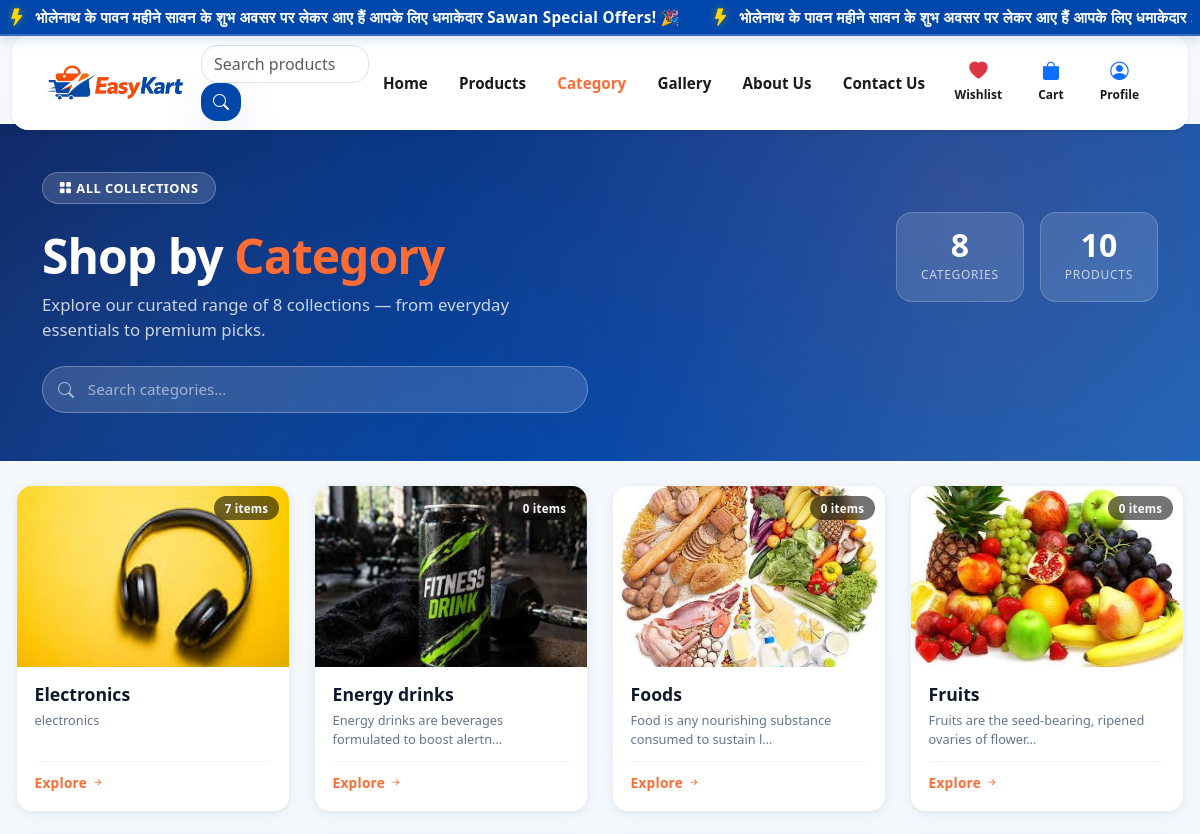
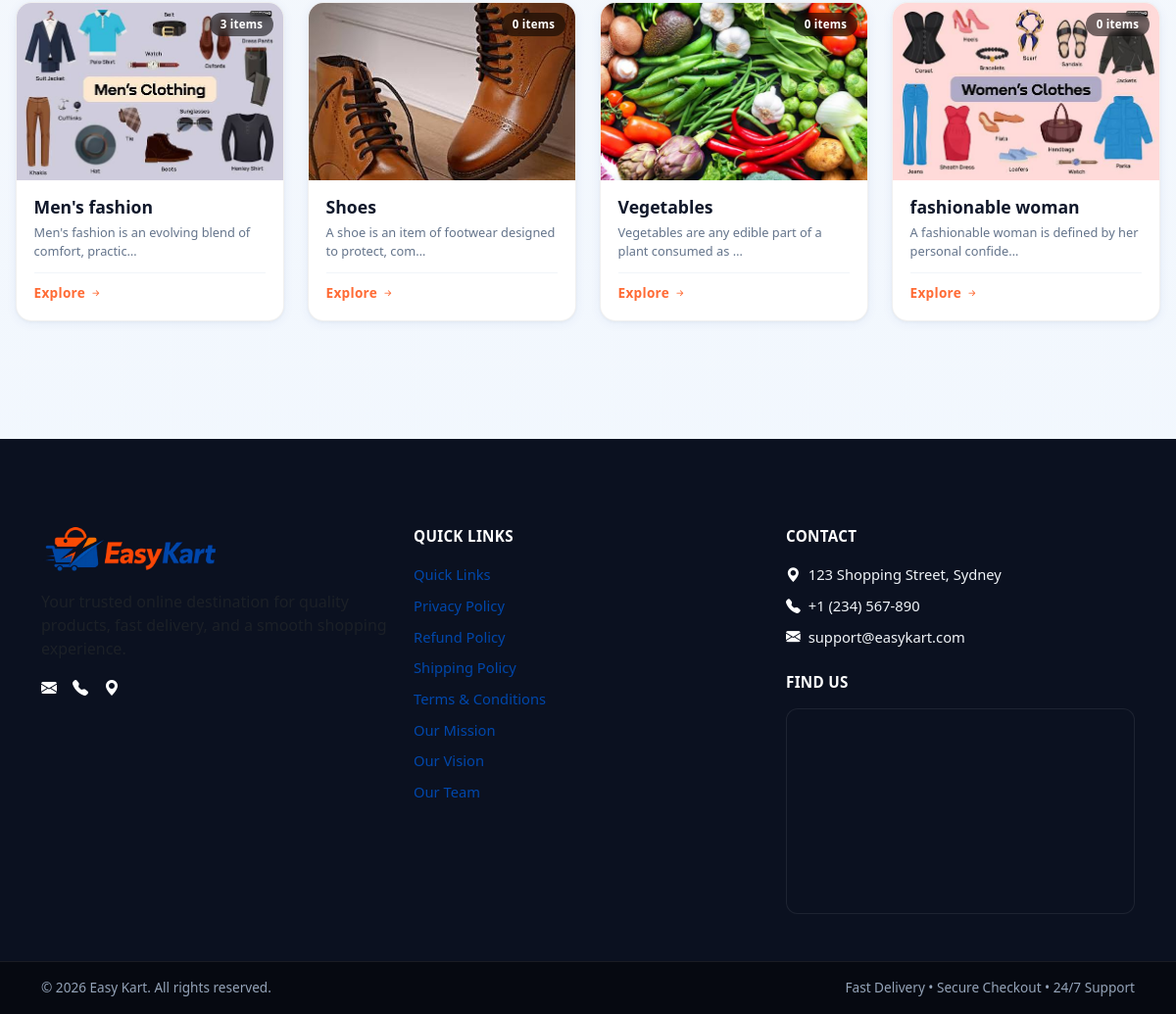
The page /category/ on the database its author committed (2 pictures, top to bottom).
### easy_kart/models.py (models this page shows, shortened)
class Announcement(models.Model):
    title = models.CharField(max_length=255)
    message = models.TextField()
    is_active = models.BooleanField(default=True)
    start_at = models.DateTimeField(null=True, blank=True)
    end_at = models.DateTimeField(null=True, blank=True)
    created_at = models.DateTimeField(auto_now_add=True)
    class Meta:
        ordering = ["-created_at"]

class Category(models.Model):
    name = models.CharField(max_length=200, unique=True)
    slug = models.SlugField(max_length=200, unique=True)
    description = models.TextField(blank=True, null=True)
    image = models.ImageField(upload_to="categories/", blank=True, null=True)
    is_active = models.BooleanField(default=True)
    created_at = models.DateTimeField(auto_now_add=True)
    updated_at = models.DateTimeField(auto_now=True)
    class Meta:
        verbose_name_plural = "Categories"
        ordering = ['name']

### easy_kart/views.py (the view)
# urls.py: path('category/', category_page, name='category'),
def category_page(request):
    from django.db.models import Count as DjCount
    categories = Category.objects.filter(is_active=True).annotate(
        product_count=DjCount('products', filter=Q(products__is_active=True))
    ).order_by('name')
    total_products = sum(c.product_count for c in categories)
    return render(request, 'categories.html', {
        'categories': categories,
        'total_products': total_products,
    })

### easy_kart/context_processors.py (called while the page is built)
def active_announcements(request):
    now = timezone.now()
    announcements = Announcement.objects.filter(is_active=True).filter(
        models.Q(start_at__lte=now) | models.Q(start_at__isnull=True)
    ).filter(models.Q(end_at__gte=now) | models.Q(end_at__isnull=True))
    return {"announcements": announcements}

def cart_item_count(request):
    count = 0
    if request.user.is_authenticated:
        cart = Cart.objects.filter(user=request.user).first()
        if cart:
            count = cart.total_items
    else:
        session_cart = request.session.get('cart', {})
        if isinstance(session_cart, dict):
            try:
                count = sum(int(quantity) for quantity in session_cart.values())
            except (TypeError, ValueError):
                count = 0
    return {"cart_item_count": count}

### templates/categories.html (shortened to what this page needs)
{% extends 'base.html' %}
{% load static %}
{% block header_banner %}
<section class="ek-cat-hero">
    <div class="ek-cat-hero__inner">
        <div class="container py-4 py-md-5">
            <div class="row align-items-center gy-3">
                <div class="col-lg-7">
                    <span class="ek-cat-pill mb-3">
                        <i class="bi bi-grid-fill me-1"></i> All Collections
                    </span>
                    <h1 class="ek-cat-hero__title">Shop by <span class="ek-cat-hero__accent">Category</span></h1>
                    <p class="ek-cat-hero__sub">Explore our curated range of {{ categories|length }} collections — from everyday essentials to premium picks.</p>
                </div>
                <div class="col-lg-5 d-none d-lg-flex justify-content-end gap-3">
                    <div class="ek-stat-chip">
                        <span class="ek-stat-chip__num">{{ categories|length }}</span>
                        <span class="ek-stat-chip__label">Categories</span>
                    </div>
                    <div class="ek-stat-chip">
                        <span class="ek-stat-chip__num">{{ total_products }}</span>
                        <span class="ek-stat-chip__label">Products</span>
                    </div>
                </div>
            </div>
            <div class="row mt-4">
                <div class="col-12 col-md-7 col-lg-6">
                    <div class="ek-cat-search">
                        <i class="bi bi-search ek-cat-search__icon"></i>
                        <input
                            type="text"
                            id="categorySearchInput"
                            class="ek-cat-search__input"
                            placeholder="Search categories…"
                            autocomplete="off"
                        >
                    </div>
                </div>
            </div>
        </div>
    </div>
</section>
{% endblock %}
{% block content %}
<div class="pb-4 pb-md-5">
    {% if categories %}
    <div class="row g-3 g-md-4" id="categoryGrid">
        {% for category in categories %}
        <div class="col-6 col-md-4 col-xl-3 ek-cat-col" data-name="{{ category.name|lower }}">
            <a href="{% url 'category_detail' category.slug %}" class="ek-cat-card text-decoration-none">
                <div class="ek-cat-card__img-wrap">
                    {% if category.image %}
                        <img
                            src="{{ category.image.url }}"
                            alt="{{ category.name }}"
                            class="ek-cat-card__img"
                            loading="lazy"
                        >
                    {% else %}
                        <div class="ek-cat-card__img-placeholder">
                            <i class="bi bi-bag-heart-fill"></i>
                        </div>
                    {% endif %}
                    <span class="ek-cat-card__count-badge">
                        {{ category.product_count }} item{{ category.product_count|pluralize }}
                    </span>
                </div>
                <div class="ek-cat-card__body">
                    <h2 class="ek-cat-card__name">{{ category.name }}</h2>
                    {% if category.description %}
                    <p class="ek-cat-card__desc">{{ category.description|truncatechars:55 }}</p>
                    {% else %}
                    <p class="ek-cat-card__desc">Explore our {{ category.name }} collection.</p>
                    {% endif %}
                    <div class="ek-cat-card__cta">
                        <span>Explore</span>
                        <i class="bi bi-arrow-right-short ms-1"></i>
                    </div>
                </div>
            </a>
        </div>
        {% endfor %}
    </div>
    {% endif %}
</div>
{% endblock %}

### templates/partials/navbar.html (shortened to what this page needs)
{% load static %}
{% if announcements %}
<div class="announcement-bar fixed-top text-white w-100">
    <div class="announcement-content">
        <div class="announcement-marquee-wrapper">
            <div class="announcement-marquee">
                {% for ann in announcements %}
                    <span class="announcement-message">
                        <i class="bi bi-lightning-fill"></i>{{ ann.message }}
                    </span>
                {% endfor %}
                {% for ann in announcements %}
                    <span class="announcement-message">
                        <i class="bi bi-lightning-fill"></i>{{ ann.message }}
                    </span>
                {% endfor %}
            </div>
        </div>
    </div>
</div>
{% endif %}
<nav class="navbar navbar-expand-lg navbar-light bg-white shadow-sm easykart-navbar fixed-top">
    <div class="container-fluid px-2 px-md-3">
        <a class="navbar-brand d-flex align-items-center me-2 me-md-3" href="{% url 'home' %}">
            <img src="{% static 'assets/Logo.png' %}" alt="Easy Kart" class="navbar-logo-pro">
        </a>
        <div class="d-flex align-items-center order-lg-3 ms-auto gap-1 gap-sm-2">
            <ul class="navbar-nav align-items-center easykart-header-actions flex-row mb-0">
                <li class="nav-item">
                    <a class="nav-link easykart-icon-link" href="{% url 'wishlist' %}" title="My Wishlist">
                        <i class="bi bi-heart-fill text-danger"></i>
                        <span class="small d-none d-sm-inline">Wishlist</span>
                    </a>
                </li>
                <li class="nav-item position-relative">
                    <a class="nav-link easykart-icon-link" href="{% url 'cart' %}" title="My Cart">
                        <i class="bi bi-bag-fill text-primary"></i>
                        <span class="small d-none d-sm-inline">Cart</span>
                    </a>
                </li>
                <li class="nav-item dropdown">
                    <a class="nav-link dropdown-toggle easykart-icon-link" href="#" id="profileDropdown" role="button" data-bs-toggle="dropdown" aria-expanded="false" title="My Profile">
                        <i class="bi bi-person-circle text-primary"></i>
                        <span class="small d-none d-sm-inline">Profile</span>
                    </a>
                </li>
            </ul>
        </div>
        <div class="collapse navbar-collapse order-lg-2 flex-grow-1 justify-content-center" id="easyKartNavbar">
            <form class="easykart-search-form" action="{% url 'product' %}" method="get" role="search">
                <input id="navbarSearch" class="form-control" type="search" name="q" value="{{ request.GET.q|default:'' }}" placeholder="Search products" autocomplete="off">
                <button class="btn btn-primary" type="submit" aria-label="Search products" title="Search products">
                    <i class="bi bi-search" aria-hidden="true"></i>
                </button>
            </form>
            <ul class="navbar-nav align-items-center gap-1 easykart-menu">
                <li class="nav-item">
                    <a class="nav-link {% if request.resolver_match.url_name == 'home' %}active{% endif %}" href="{% url 'home' %}" title="Home">Home</a>
                </li>
                <li class="nav-item">
                    <a class="nav-link {% if request.resolver_match.url_name == 'product' %}active{% endif %}" href="{% url 'product' %}" title="Shop Products">Products</a>
                </li>
                <li class="nav-item">
                    <a class="nav-link {% if request.resolver_match.url_name == 'category' or request.resolver_match.url_name == 'category_detail' %}active{% endif %}" href="{% url 'category' %}" title="Browse Categories">Category</a>
                </li>
                <li class="nav-item">
                    <a class="nav-link {% if request.resolver_match.url_name == 'gallery' %}active{% endif %}" href="{% url 'gallery' %}" title="View Gallery">Gallery</a>
                </li>
                <li class="nav-item">
                    <a class="nav-link {% if request.resolver_match.url_name == 'about_us' %}active{% endif %}" href="{% url 'about_us' %}" title="About Us">About Us</a>
                </li>
                <li class="nav-item">
                    <a class="nav-link {% if request.resolver_match.url_name == 'contact' %}active{% endif %}" href="{% url 'contact' %}" title="Contact Us">Contact Us</a>
                </li>
            </ul>
        </div>
    </div>
</nav>

### staticfiles/css/products.css (style rules this page uses)
.btn-primary { background: linear-gradient(135deg, #0047AB 0%, #003580 100%); border: none; color: #ffffff; font-weight: 600; transition: all 0.3s ease; box-shadow: 0 4px 12px rgba(0, 71, 171, 0.25); }

### staticfiles/css/responsive.css (style rules this page uses)
:root { --ek-nav-height-desktop: 72px; --ek-nav-height-mobile: 62px; --ek-announcement-height: 36px; --ek-page-padding-top: calc(var(--ek-nav-height-desktop) + var(--ek-announcement-height) + 16px); }
*, *::before, *::after { box-sizing: border-box; }
html { font-size: 16px; -webkit-text-size-adjust: 100%; scroll-behavior: smooth; }
body.theme-easykart { padding-top: var(--ek-page-padding-top) !important; overflow-x: hidden; width: 100%; min-height: 100vh; display: flex; flex-direction: column; }
img, svg, video, canvas, audio, iframe, embed, object { max-width: 100%; height: auto; display: block; }
h1, .h1 { font-size: clamp(1.5rem, 3.5vw + 0.5rem, 2.5rem); line-height: 1.25; }
h2, .h2 { font-size: clamp(1.3rem, 2.8vw + 0.4rem, 2rem); line-height: 1.3; }
.announcement-bar { position: fixed; top: 0; left: 0; right: 0; width: 100%; z-index: 1070; height: var(--ek-announcement-height); background: var(--ek-navy); display: flex; align-items: center; overflow: hidden; }
.announcement-content { width: 100%; overflow: hidden; padding: 0 0.5rem; }
.announcement-marquee-wrapper { width: 100%; overflow: hidden; white-space: nowrap; }
.announcement-marquee { display: inline-flex; align-items: center; white-space: nowrap; animation: ek-marquee 22s linear infinite; gap: 2rem; }
.easykart-navbar { position: fixed; top: var(--ek-announcement-height); left: 50%; transform: translateX(-50%); width: calc(100% - 1.5rem); max-width: 1360px; z-index: 1060; background: #ffffff !important; border-radius: 1rem; box-shadow: 0 10px 30px rgba(0, 71, 171, 0.1); padding: 0.5rem 1rem !important; transition: all 0.3s ease; }
.easykart-navbar .navbar-brand { margin-right: 1rem; }
.navbar-logo-pro { height: 44px; max-width: 140px; width: auto; object-fit: contain; }
.easykart-menu .nav-link { font-size: 0.95rem; padding: 0.45rem 0.85rem !important; border-radius: 0.5rem; white-space: nowrap; }
.easykart-header-actions { display: flex !important; align-items: center; gap: 0.5rem; margin: 0; padding: 0; list-style: none; }
.easykart-header-actions .easykart-icon-link { display: inline-flex; flex-direction: column; align-items: center; justify-content: center; padding: 0.35rem 0.6rem; border-radius: 0.6rem; font-size: 0.72rem; font-weight: 600; text-decoration: none; color: #1a1a1a; transition: all 0.2s ease; min-width: 44px; }
.easykart-header-actions .easykart-icon-link i { font-size: 1.15rem; line-height: 1; margin-bottom: 2px; }
.btn { display: inline-flex; align-items: center; justify-content: center; gap: 0.35rem; font-weight: 600; transition: all 0.2s ease; text-decoration: none; white-space: normal; word-break: break-word; border-radius: 0.75rem; min-height: 38px; }
@media (min-width: 992px) { .easykart-navbar .navbar-collapse { display: flex !important; align-items: center; justify-content: center; } }

### rows shown on the page
Announcement: message "भोलेनाथ के पावन महीने सावन के शुभ अवसर पर लेकर आए हैं आपके लिए धमाकेदार Sawan Special Offers! 🎉", message "भोलेनाथ के पावन महीने सावन के शुभ अवसर पर लेकर आए हैं आपके लिए धमाकेदार…"
Category: image (picture), product_count "7", name "Electronics", description "electronics"
Category: image (picture), product_count "0", name "Energy drinks", description "Energy drinks are beverages formulated to boost alertn…"
Category: image (picture), product_count "0", name "Foods", description "Food is any nourishing substance consumed to sustain l…"
Category: image (picture), product_count "0", name "Fruits", description "Fruits are the seed-bearing, ripened ovaries of flower…"
Category: image (picture), product_count "3", name "Men's fashion", description "Men's fashion is an evolving blend of comfort, practic…"
Category: image (picture), product_count "0", name "Shoes", description "A shoe is an item of footwear designed to protect, com…"
Category: image (picture), product_count "0", name "Vegetables", description "Vegetables are any edible part of a plant consumed as …"
Category: image (picture), product_count "0", name "fashionable woman", description "A fashionable woman is defined by her personal confide…"

### other values the page prints
{{ categories|length }} "8"
{{ total_products }} "10"
